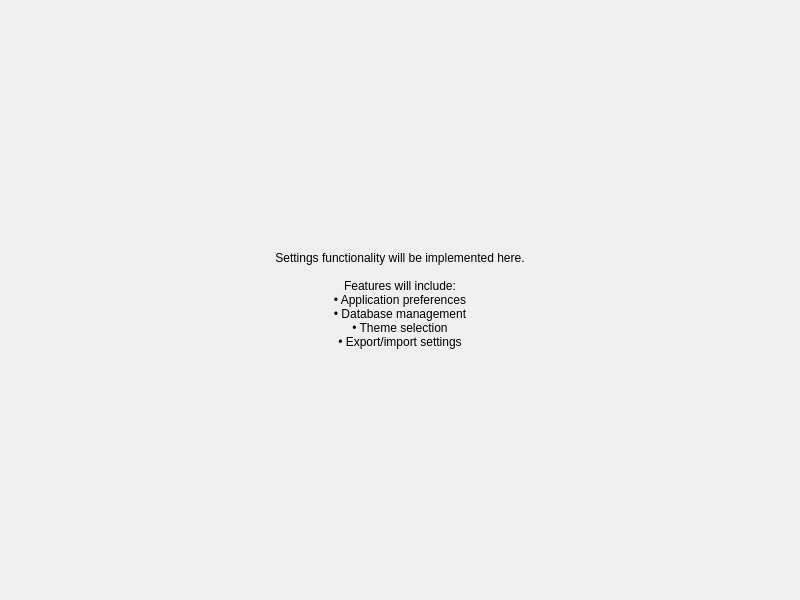
<?xml version="1.0" encoding="UTF-8"?>
<ui version="4.0">
 <class>SettingsPanel</class>
 <widget class="QWidget" name="SettingsPanel">
  <property name="geometry">
   <rect>
    <x>0</x>
    <y>0</y>
    <width>800</width>
    <height>600</height>
   </rect>
  </property>
  <layout class="QVBoxLayout" name="verticalLayout">
   <property name="spacing">
    <number>10</number>
   </property>
   <property name="leftMargin">
    <number>10</number>
   </property>
   <property name="topMargin">
    <number>10</number>
   </property>
   <property name="rightMargin">
    <number>10</number>
   </property>
   <property name="bottomMargin">
    <number>10</number>
   </property>
   <item>
    <widget class="QLabel" name="placeholderLabel">
     <property name="text">
      <string>Settings functionality will be implemented here.

Features will include:
• Application preferences
• Database management
• Theme selection
• Export/import settings</string>
     </property>
     <property name="alignment">
      <set>Qt::AlignCenter</set>
     </property>
     <property name="wordWrap">
      <bool>true</bool>
     </property>
    </widget>
   </item>
  </layout>
 </widget>
 <resources/>
 <connections/>
</ui>
